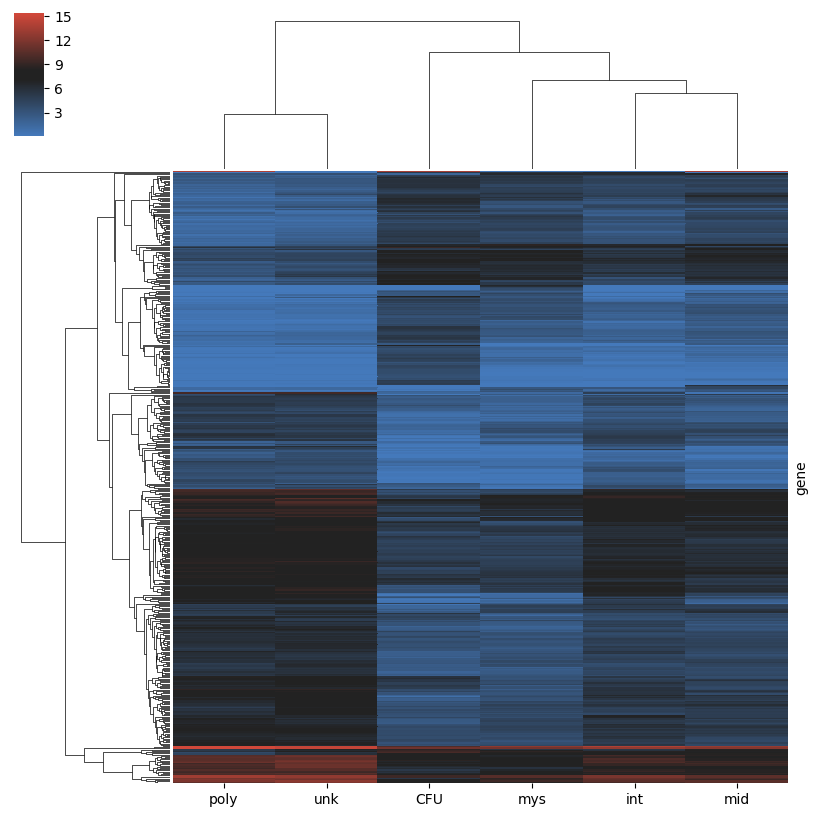

The script that saved this image:
#!/usr/bin/env python3

"""
Usage: ./heatmap_dendrogram hema_data.txt
"""

import sys
import matplotlib.pyplot as plt
import numpy as np
import pandas as pd
import seaborn as sns

d = pd.read_csv('hema_data.txt', sep="\t", index_col='gene')
df = pd.DataFrame(data=d)
df_array = np.array(df)

# I don't think I can reorder the columns in a manner that preserves the dendrogram with seaborn.
# I removed the Y-label because listing the genes for this plot didn't seem useful.

cmap = sns.diverging_palette(250, 15, sep=20, center='dark', as_cmap=True)
g = sns.clustermap(df, cmap=cmap, yticklabels=False)
g.savefig("heatmap_dendrogram.png")
plt.close()